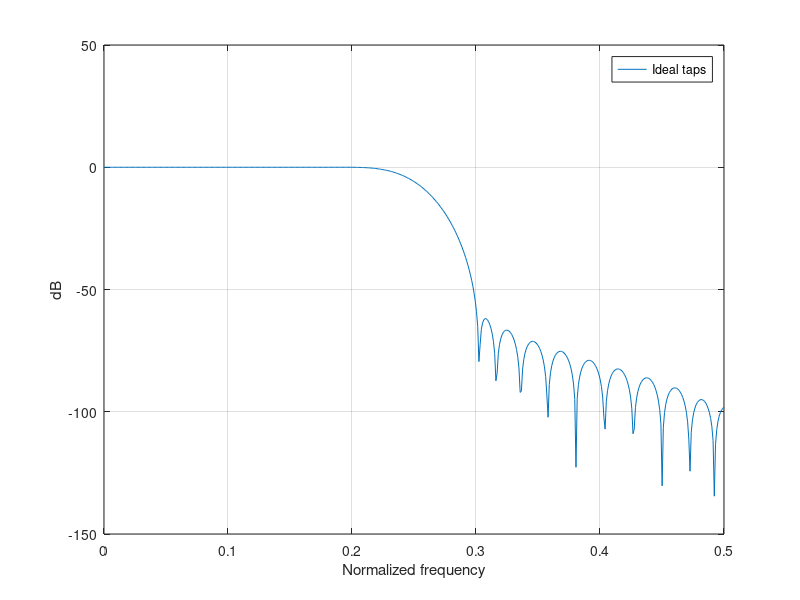

This figure's MATLAB source:
clc;
clear all;
close all;

%Section just under below is from https://www.dsprelated.com/showarticle/1113.php
ntaps= 39; %Has to be odd
N= ntaps-1;
n= -N/2:N/2;
sinc= sin(n*pi/2)./(n*pi+eps);      % truncated impulse response; eps= 2E-16
sinc(N/2 +1)= 1/2;                  % value for n --> 0
win= kaiser(ntaps,6);               % window function
b= sinc.*win';
taps = b;

%Get the fain
taps_gain = sum(taps);

%Normalize to 1
taps=taps/taps_gain;

%Frequency response
h_taps = 20*log10(abs(freqz(taps,1,512)));

%Figure 1
figure(1);
x_axis = linspace(0,0.5,512);
plot(x_axis,h_taps);
grid on;
xlabel('Normalized frequency')
ylabel('dB')
legend('Ideal taps')

%Print taps to a textfile
fp = fopen('taps.txt', 'w');
for k=1:ntaps
 fprintf(fp, "%f\n", taps(k));
end;
fclose(fp);